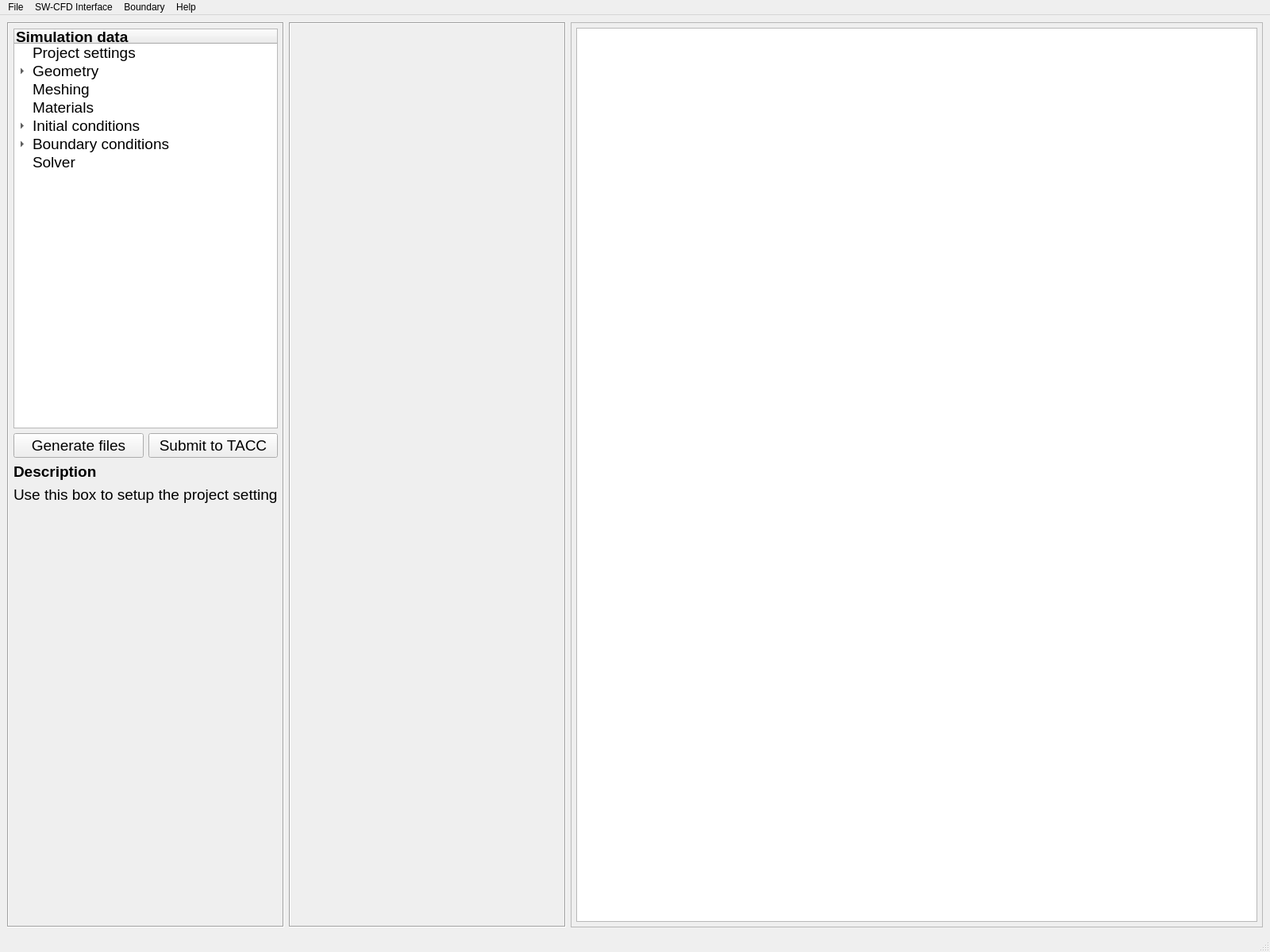
<?xml version="1.0" encoding="UTF-8"?>
<ui version="4.0">
 <class>MainWindow</class>
 <widget class="QMainWindow" name="MainWindow">
  <property name="geometry">
   <rect>
    <x>0</x>
    <y>0</y>
    <width>1600</width>
    <height>1200</height>
   </rect>
  </property>
  <property name="minimumSize">
   <size>
    <width>800</width>
    <height>600</height>
   </size>
  </property>
  <property name="windowTitle">
   <string>MainWindow</string>
  </property>
  <widget class="QWidget" name="centralwidget">
   <layout class="QHBoxLayout" name="horizontalLayout" stretch="2,2,5">
    <item>
     <widget class="QFrame" name="parameterFrame">
      <property name="font">
       <font>
        <pointsize>14</pointsize>
       </font>
      </property>
      <property name="frameShape">
       <enum>QFrame::Box</enum>
      </property>
      <property name="frameShadow">
       <enum>QFrame::Sunken</enum>
      </property>
      <layout class="QVBoxLayout" name="verticalLayout_2">
       <property name="leftMargin">
        <number>6</number>
       </property>
       <property name="topMargin">
        <number>6</number>
       </property>
       <property name="rightMargin">
        <number>6</number>
       </property>
       <property name="bottomMargin">
        <number>6</number>
       </property>
       <item>
        <widget class="QTreeWidget" name="SimOptions">
         <property name="sizePolicy">
          <sizepolicy hsizetype="Ignored" vsizetype="Expanding">
           <horstretch>0</horstretch>
           <verstretch>0</verstretch>
          </sizepolicy>
         </property>
         <property name="font">
          <font>
           <pointsize>14</pointsize>
          </font>
         </property>
         <column>
          <property name="text">
           <string notr="true">Simulation data</string>
          </property>
          <property name="font">
           <font>
            <weight>75</weight>
            <bold>true</bold>
           </font>
          </property>
         </column>
         <item>
          <property name="text">
           <string>Project settings</string>
          </property>
         </item>
         <item>
          <property name="text">
           <string>Geometry</string>
          </property>
          <item>
           <property name="text">
            <string>Bathymetry</string>
           </property>
          </item>
          <item>
           <property name="text">
            <string>SW-CFD interface</string>
           </property>
          </item>
          <item>
           <property name="text">
            <string>Buildings</string>
           </property>
          </item>
          <item>
           <property name="text">
            <string>Floating bodies</string>
           </property>
          </item>
         </item>
         <item>
          <property name="text">
           <string>Meshing</string>
          </property>
         </item>
         <item>
          <property name="text">
           <string>Materials</string>
          </property>
         </item>
         <item>
          <property name="text">
           <string>Initial conditions</string>
          </property>
          <item>
           <property name="text">
            <string>Initial velocity</string>
           </property>
          </item>
          <item>
           <property name="text">
            <string>Initial pressure</string>
           </property>
          </item>
          <item>
           <property name="text">
            <string>Initial phase</string>
           </property>
          </item>
         </item>
         <item>
          <property name="text">
           <string>Boundary conditions</string>
          </property>
          <item>
           <property name="text">
            <string>Velocity</string>
           </property>
          </item>
          <item>
           <property name="text">
            <string>Pressure</string>
           </property>
          </item>
          <item>
           <property name="text">
            <string>Phase</string>
           </property>
          </item>
         </item>
         <item>
          <property name="text">
           <string>Solver</string>
          </property>
         </item>
        </widget>
       </item>
       <item>
        <layout class="QHBoxLayout" name="horizontalLayout_2">
         <item>
          <widget class="QPushButton" name="Btn_Generate_Files">
           <property name="font">
            <font>
             <pointsize>14</pointsize>
            </font>
           </property>
           <property name="text">
            <string>Generate files</string>
           </property>
          </widget>
         </item>
         <item>
          <widget class="QPushButton" name="Btn_SubTACC">
           <property name="font">
            <font>
             <pointsize>14</pointsize>
            </font>
           </property>
           <property name="text">
            <string>Submit to TACC</string>
           </property>
          </widget>
         </item>
        </layout>
       </item>
       <item>
        <widget class="QLabel" name="Lbl_DescriptTitle">
         <property name="font">
          <font>
           <pointsize>14</pointsize>
           <weight>75</weight>
           <bold>true</bold>
          </font>
         </property>
         <property name="text">
          <string>Description</string>
         </property>
         <property name="alignment">
          <set>Qt::AlignLeading|Qt::AlignLeft|Qt::AlignVCenter</set>
         </property>
        </widget>
       </item>
       <item>
        <widget class="QLabel" name="Lbl_Descript">
         <property name="sizePolicy">
          <sizepolicy hsizetype="Ignored" vsizetype="Preferred">
           <horstretch>0</horstretch>
           <verstretch>0</verstretch>
          </sizepolicy>
         </property>
         <property name="font">
          <font>
           <pointsize>14</pointsize>
          </font>
         </property>
         <property name="text">
          <string>Use this box to setup the project settings: 
</string>
         </property>
         <property name="alignment">
          <set>Qt::AlignLeading|Qt::AlignLeft|Qt::AlignTop</set>
         </property>
        </widget>
       </item>
       <item>
        <spacer name="VSp_ParaFrame">
         <property name="orientation">
          <enum>Qt::Vertical</enum>
         </property>
         <property name="sizeHint" stdset="0">
          <size>
           <width>20</width>
           <height>394</height>
          </size>
         </property>
        </spacer>
       </item>
      </layout>
     </widget>
    </item>
    <item>
     <widget class="QFrame" name="parameterFrame_2">
      <property name="font">
       <font>
        <pointsize>14</pointsize>
       </font>
      </property>
      <property name="frameShape">
       <enum>QFrame::Box</enum>
      </property>
      <property name="frameShadow">
       <enum>QFrame::Sunken</enum>
      </property>
      <layout class="QVBoxLayout" name="verticalLayout">
       <property name="leftMargin">
        <number>6</number>
       </property>
       <property name="topMargin">
        <number>6</number>
       </property>
       <property name="rightMargin">
        <number>6</number>
       </property>
       <property name="bottomMargin">
        <number>6</number>
       </property>
       <item>
        <widget class="QStackedWidget" name="stackedWidget"/>
       </item>
      </layout>
     </widget>
    </item>
    <item>
     <widget class="QFrame" name="frame">
      <property name="frameShape">
       <enum>QFrame::StyledPanel</enum>
      </property>
      <property name="frameShadow">
       <enum>QFrame::Raised</enum>
      </property>
      <layout class="QGridLayout" name="gridLayout">
       <property name="leftMargin">
        <number>6</number>
       </property>
       <property name="topMargin">
        <number>6</number>
       </property>
       <property name="rightMargin">
        <number>6</number>
       </property>
       <property name="bottomMargin">
        <number>6</number>
       </property>
       <item row="0" column="0">
        <widget class="QTextEdit" name="textEdit"/>
       </item>
      </layout>
     </widget>
    </item>
   </layout>
  </widget>
  <widget class="QMenuBar" name="menubar">
   <property name="geometry">
    <rect>
     <x>0</x>
     <y>0</y>
     <width>1600</width>
     <height>22</height>
    </rect>
   </property>
   <widget class="QMenu" name="menuFile">
    <property name="title">
     <string>File</string>
    </property>
    <addaction name="actionNew"/>
    <addaction name="actionOPen"/>
    <addaction name="actionSave"/>
    <addaction name="actionExit"/>
   </widget>
   <widget class="QMenu" name="menuBoundary">
    <property name="title">
     <string>Boundary</string>
    </property>
    <widget class="QMenu" name="menuAdd_a_boundary">
     <property name="title">
      <string>Add a boundary</string>
     </property>
     <addaction name="actionVelocity"/>
     <addaction name="actionPressure"/>
     <addaction name="actionPhase"/>
    </widget>
    <widget class="QMenu" name="menuRemove_a_boundary">
     <property name="title">
      <string>Remove a boundary</string>
     </property>
     <addaction name="actionVelocity_2"/>
     <addaction name="actionPressure_2"/>
     <addaction name="actionPhase_2"/>
    </widget>
    <addaction name="menuAdd_a_boundary"/>
    <addaction name="menuRemove_a_boundary"/>
   </widget>
   <widget class="QMenu" name="menuSW_CFD_Interface">
    <property name="title">
     <string>SW-CFD Interface</string>
    </property>
    <addaction name="actionAdd_an_interface"/>
    <addaction name="actionDelete_an_interface"/>
   </widget>
   <widget class="QMenu" name="menuHelp">
    <property name="title">
     <string>Help</string>
    </property>
    <addaction name="actionHelp"/>
    <addaction name="actionAbout_Hydro_UQ"/>
   </widget>
   <addaction name="menuFile"/>
   <addaction name="menuSW_CFD_Interface"/>
   <addaction name="menuBoundary"/>
   <addaction name="menuHelp"/>
  </widget>
  <widget class="QStatusBar" name="statusbar"/>
  <action name="actionAdd_an_interface">
   <property name="text">
    <string>Add an interface</string>
   </property>
  </action>
  <action name="actionDelete_an_interface">
   <property name="text">
    <string>Delete an interface</string>
   </property>
  </action>
  <action name="actionNew">
   <property name="text">
    <string>New</string>
   </property>
  </action>
  <action name="actionOPen">
   <property name="text">
    <string>Open</string>
   </property>
  </action>
  <action name="actionSave">
   <property name="text">
    <string>Save</string>
   </property>
  </action>
  <action name="actionExit">
   <property name="text">
    <string>Exit</string>
   </property>
  </action>
  <action name="actionHelp">
   <property name="text">
    <string>Help</string>
   </property>
  </action>
  <action name="actionAbout_Hydro_UQ">
   <property name="text">
    <string>About Hydro-UQ</string>
   </property>
  </action>
  <action name="actionVelocity">
   <property name="text">
    <string>Velocity</string>
   </property>
  </action>
  <action name="actionPressure">
   <property name="text">
    <string>Pressure</string>
   </property>
  </action>
  <action name="actionPhase">
   <property name="text">
    <string>Phase</string>
   </property>
  </action>
  <action name="actionVelocity_2">
   <property name="text">
    <string>Velocity</string>
   </property>
  </action>
  <action name="actionPressure_2">
   <property name="text">
    <string>Pressure</string>
   </property>
  </action>
  <action name="actionPhase_2">
   <property name="text">
    <string>Phase</string>
   </property>
  </action>
 </widget>
 <resources/>
 <connections/>
</ui>
